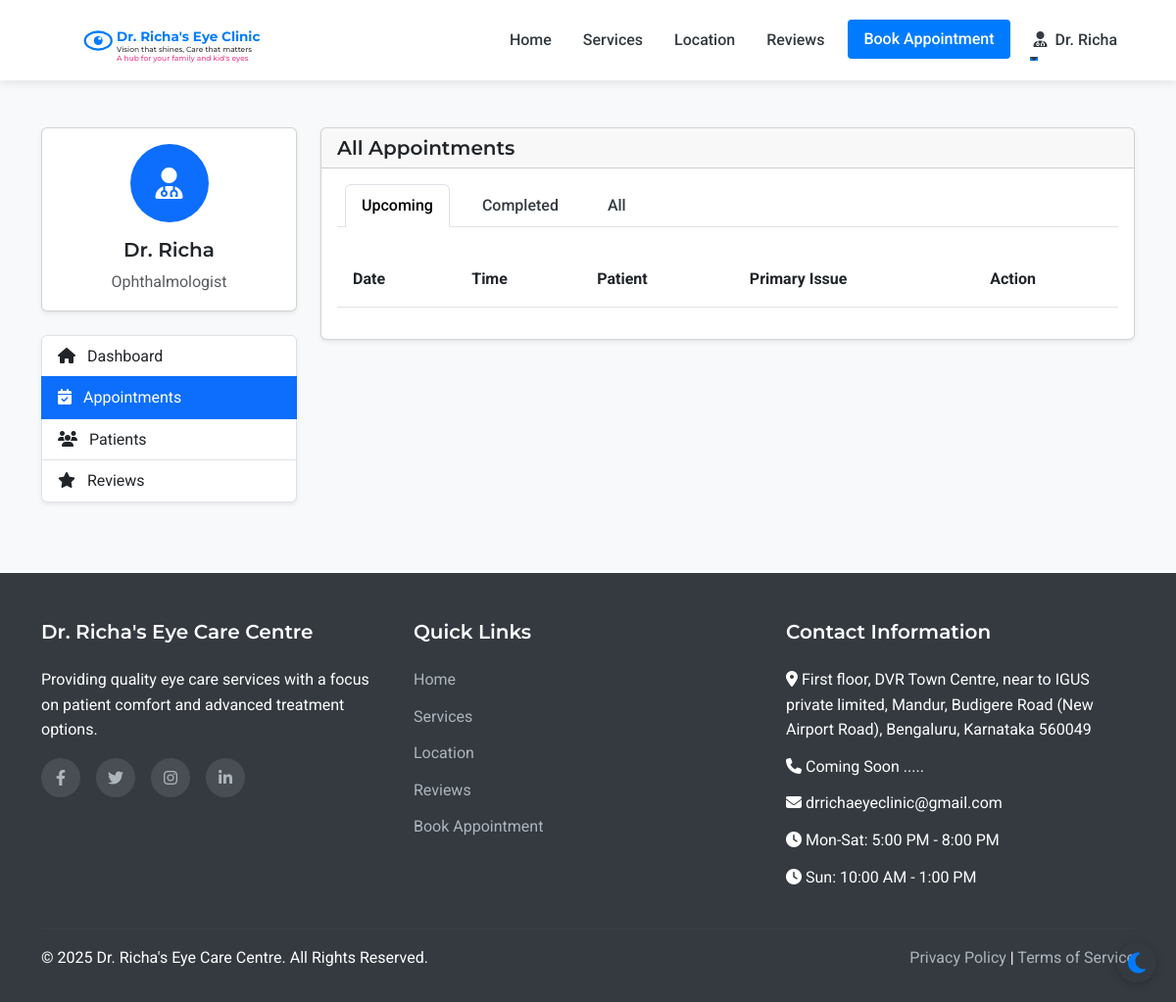
The page /admin/appointments (signed in) on the database as committed earlier.
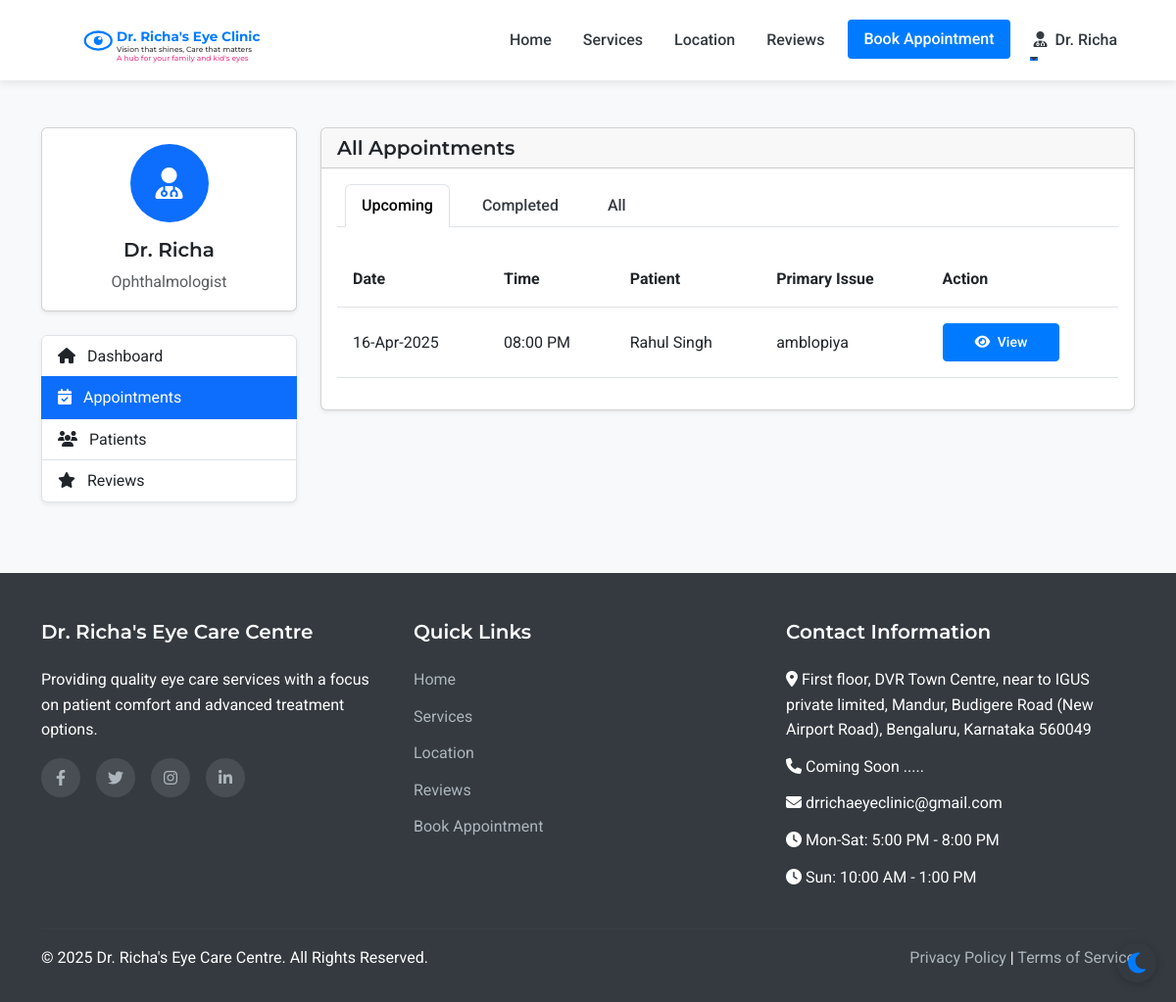
The same page on the database as committed later.
### models.py (models this page shows, shortened)
class Appointment(db.Model):
    id = db.Column(db.Integer, primary_key=True)
    patient_id = db.Column(db.Integer, db.ForeignKey('patient.id'), nullable=False)
    appointment_date = db.Column(db.Date, nullable=False)
    appointment_time = db.Column(db.Time, nullable=False)
    primary_issue = db.Column(db.Text, nullable=True)
    referral_info = db.Column(db.String(255), nullable=True)
    status = db.Column(db.String(20), default='scheduled')  # scheduled, completed, cancelled
    created_at = db.Column(db.DateTime, default=datetime.utcnow)
    consultation_fee = db.Column(db.Float, nullable=False, default=500.0)
    payment_status = db.Column(db.String(20), default='pending')  # pending, paid

class Patient(UserMixin, db.Model):
    id = db.Column(db.Integer, primary_key=True)
    full_name = db.Column(db.String(100), nullable=False)
    mobile_number = db.Column(db.String(15), nullable=False)
    email = db.Column(db.String(100), nullable=True)
    age = db.Column(db.Integer, nullable=False)
    password_hash = db.Column(db.String(256), nullable=True)
    is_registered = db.Column(db.Boolean, default=False)
    created_at = db.Column(db.DateTime, nullable=False, default=datetime.utcnow)
    appointments = db.relationship('Appointment', backref='patient', lazy=True)

### routes.py (the view)
@app.route('/admin/appointments')
@login_required
def admin_appointments():
    if not (isinstance(current_user, Admin) or isinstance(current_user, Doctor) or isinstance(current_user, Assistant)):
        flash('Access denied. Staff privileges required.', 'danger')
        return redirect(url_for('index'))
    appointments = Appointment.query.order_by(desc(Appointment.appointment_date), desc(Appointment.appointment_time)).all()
    return render_template('admin/appointments.html', appointments=appointments)

### app.py (called while the page is built)
@login_manager.user_loader
def load_user(user_id):
    from models import Doctor, Assistant, Admin, Patient
    try:
        if user_id.startswith('doctor_'):
            return Doctor.query.get(int(user_id.split('_')[1]))
        elif user_id.startswith('assistant_'):
            return Assistant.query.get(int(user_id.split('_')[1]))
        elif user_id.startswith('admin_'):
            return Admin.query.get(int(user_id.split('_')[1]))
        else:
            return Patient.query.get(int(user_id))
    except (ValueError, AttributeError):
        return None

### routes.py (called while the page is built)
@app.context_processor
def inject_now():
    return {'now': datetime.now()}

### templates/admin/appointments.html (shortened to what the changed rows need)
{% extends 'layout.html' %}
{% block content %}
<section class="py-5 bg-light">
    <div class="container">
        <div class="row">
            <div class="col-lg-9">
                <div class="card shadow-sm">
                    <div class="card-body">
                        <div class="tab-content" id="appointmentTabsContent">
                            <div class="tab-pane fade show active" id="upcoming" role="tabpanel" aria-labelledby="upcoming-tab">
                                <div class="table-responsive">
                                    <table class="table table-hover">
                                        <thead>
                                            <tr>
                                                <th>Date</th>
                                                <th>Time</th>
                                                <th>Patient</th>
                                                <th>Primary Issue</th>
                                                <th>Action</th>
                                            </tr>
                                        </thead>
                                        <tbody>
                                            {% for appointment in appointments %}
                                                {% if appointment.appointment_date >= now.date() and appointment.status == 'scheduled' %}
                                                    <tr>
                                                        <td>{{ appointment.appointment_date.strftime('%d-%b-%Y') }}</td>
                                                        <td>{{ appointment.appointment_time.strftime('%I:%M %p') }}</td>
                                                        <td>{{ appointment.patient.full_name }}</td>
                                                        <td>{{ appointment.primary_issue or 'Not specified' }}</td>
                                                        <td>
                                                            <a href="{{ url_for('admin_appointment_view', appointment_id=appointment.id) }}" class="btn btn-sm btn-primary">
                                                                <i class="fas fa-eye me-1"></i> View
                                                            </a>
                                                        </td>
                                                    </tr>
                                                {% endif %}
                                            {% endfor %}
                                        </tbody>
                                    </table>
                                </div>
                            </div>
                        </div>
                    </div>
                </div>
            </div>
        </div>
    </div>
</section>
{% endblock %}

Rows that differ between the two databases and show on the page:
added Appointment: appointment_date "16-Apr-2025", appointment_time "08:00 PM", patient.full_name "Rahul Singh", primary_issue "amblopiya"
